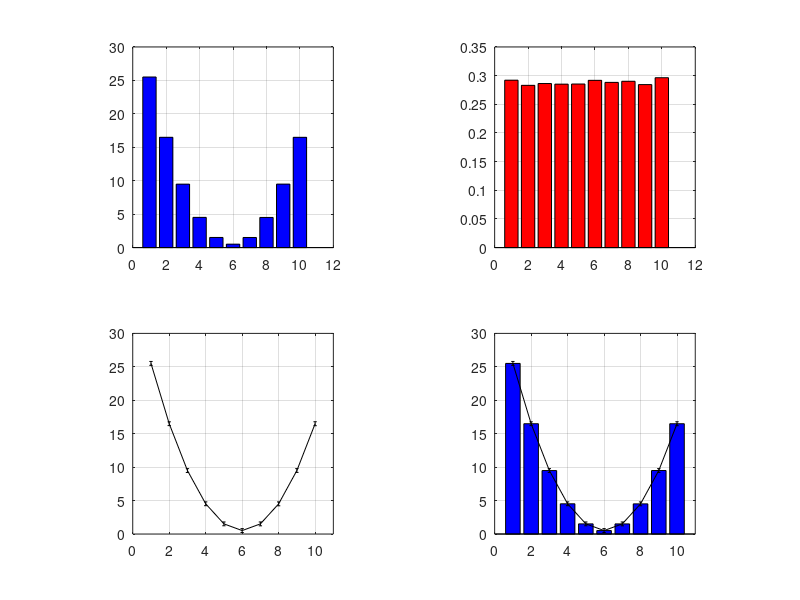

This chart was generated by the following MATLAB code:
clear 
D=10;
data = rand(1000,D);
v = -D/2:D/2;

v_t = v.^2;

for i=1:D
    data(:,i) = data(:,i)+v_t(i);
end

subplot(2,2,1), axis square, hold on, grid on, box on
bar(1:D, mean(data), 'b')

subplot(2,2,2), axis square, hold on, grid on, box on
bar(1:D, std(data), 'r')

subplot(2,2,3), axis square, hold on, grid on, box on, xlim([0 D+1])
errorbar(1:D, mean(data), std(data), 'k')

subplot(2,2,4), axis square, hold on, grid on, box on, xlim([0 D+1])
bar(1:D, mean(data), 'b')
errorbar(1:D, mean(data), std(data), 'k')
